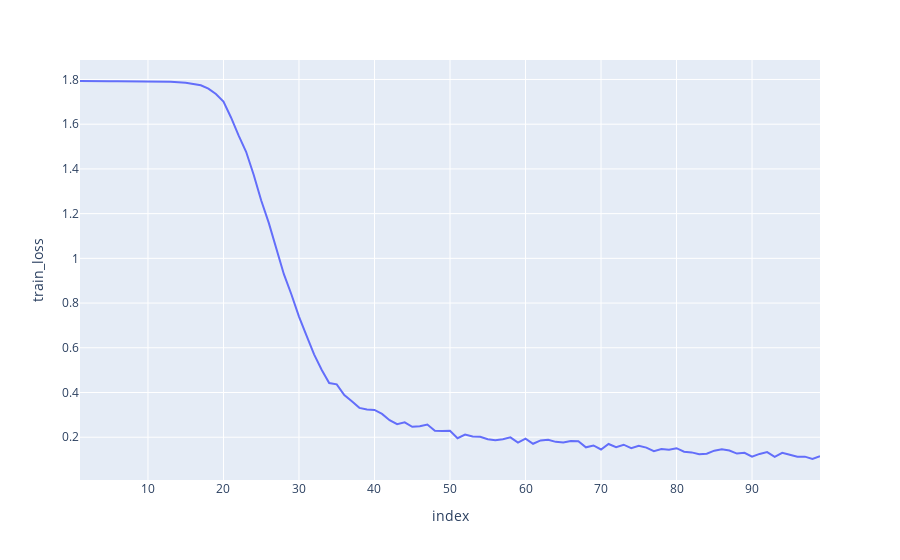
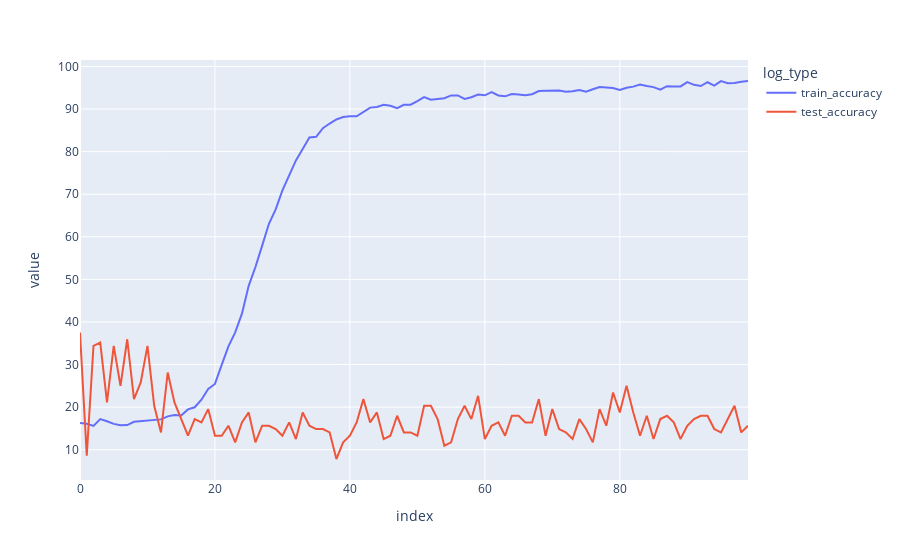
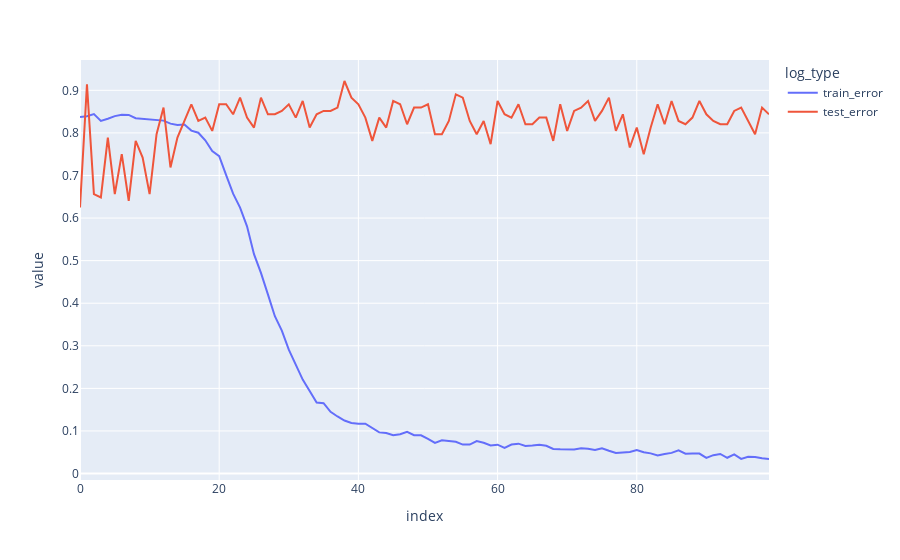

The code cell stored with these charts, in order, in its notebook:
### Code cell
import plotly.express as px
log_df = pd.DataFrame.from_dict(log)
log_df = log_df.reset_index()
fig = px.line(log_df.iloc[1:], x="index", y="train_loss")
fig.show()
type = "accuracy"
df1 = log_df[['index', f"train_{type}", f"test_{type}"]].melt(id_vars=['index'], var_name='log_type')
fig = px.line(df1, x="index", y="value", color='log_type')
fig.show()

type = "error"
df1 = log_df[['index', f"train_{type}", f"test_{type}"]].melt(id_vars=['index'], var_name='log_type')
fig = px.line(df1, x="index", y="value", color='log_type')
fig.show()
